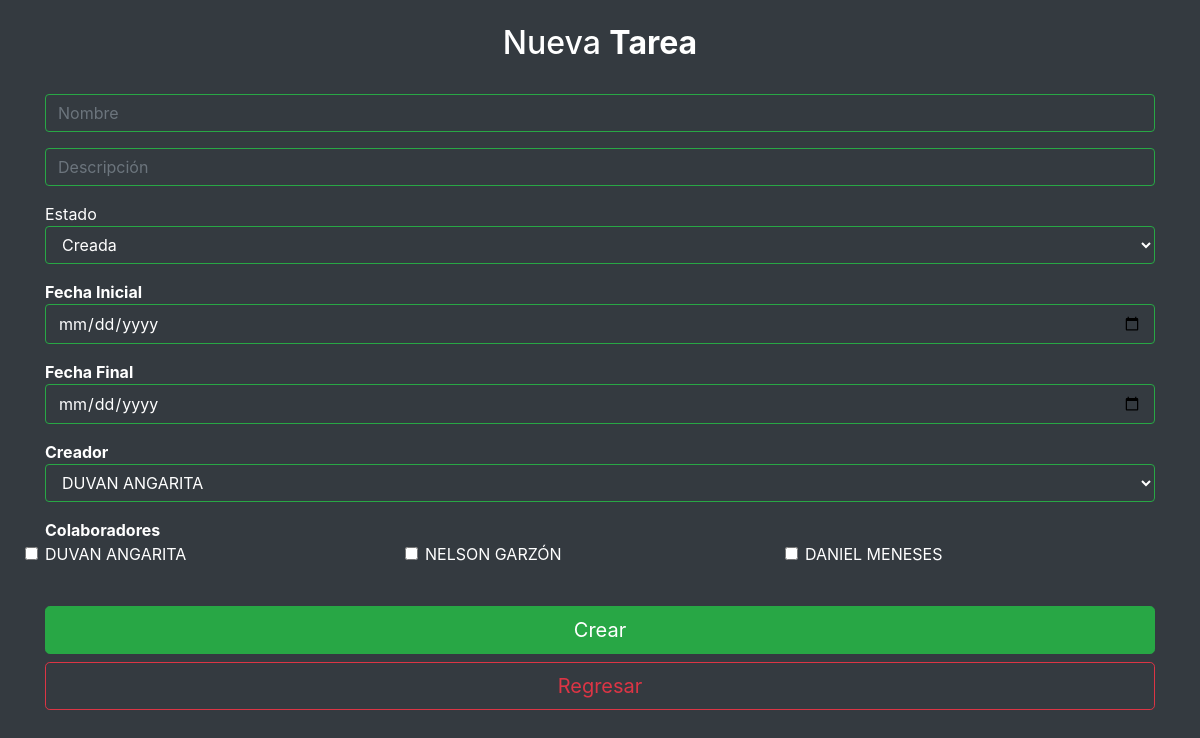
Page /?c=task&a=insert (signed in) on the committed database.
### tables this page shows
CREATE TABLE `person` (
  `id` int(11) NOT NULL,
  `name` varchar(200) NOT NULL,
  `identification` varchar(25) NOT NULL,
  `email` varchar(250) NOT NULL,
  `phone` varchar(20) NOT NULL
);

CREATE TABLE `user` (
  `username` varchar(25) NOT NULL,
  `password` varchar(100) NOT NULL,
  `person_id` int(11) NOT NULL
);

### controllers/task.controller.php (called while the page is built, shortened)
<?php
require_once './models/person_model.php';
class TaskController
{
    private $modelPersona;
    public function __construct()
    {
       $this->modelPersona = new person_model();
    }
    public function insert()
    {
        $people = $this->modelPersona->list();
        $users = $this->modelPersona->list_person_user();
        require_once "./views/layout/header.php";
        require_once "./views/task/insert.php";
        require_once "./views/layout/footer.php";
    }
}
?>

### config/Connection.php (called while the page is built, shortened)
<?php
class Connection
{
    private $Connection;
    public function __construct()
    {
        $this->Server = "localhost";
        $this->User = "root";
        $this->Password = "";
        $this->Database = "taskmanager";
        $this->Connection = new mysqli($this->Server, $this->User, $this->Password, $this->Database);
    }
    public function ExecSelect($sql)
    {
        try
        {
            $container = $this->Connection->Query($sql);
            return $container->fetch_all();
        }
        catch (\Throwable $th)
        {
            return null;
        }
    }
}
?>

### models/person_model.php (called while the page is built, shortened)
<?php
class person_model
{
    public $db;
    function __construct()
    {
        $this->db = new Connection();
    }
    public function list()
    {
        $sql = "SELECT p.id, p.name, p.identification, p.email, p.phone, u.username FROM person p LEFT JOIN user u ON u.person_id = p.id";
        return $this->db->ExecSelect($sql);
    }
    public function list_person_user()
    {
        $sql = "SELECT p.id,p.name from user u, person p where p.id = u.person_id ";
        return $this->db->ExecSelect($sql);
    }
}
?>

### views/task/insert.php (the view, shortened to what this page needs)
<div class="row">
    <div class="col-md-12">
        <br>
        <div class="col-sm-12 text-center"><h2 class="text-white">Nueva <b>Tarea</b></h2></div>
        <br>
        <form action="?c=task&a=create" method="POST">
            <div class="form-group">
                <input type="text" name="name" id="name" class='form-control border border-success bg-dark text-white' maxlength="200" required placeholder="Nombre">
            </div>
            <div class="form-group">
                <input type="text" name="description" id="description" class='form-control border border-success bg-dark text-white' maxlength="25" required placeholder="Descripción">
            </div>
            <div class="form-group">
                Estado
                    <select name="state" id="state" class="form-control border border-success bg-dark text-white">
                    <option value="1" selected>Creada</option>
                </select>
            </div>
            <div class="form-group">
                <b> Fecha Inicial</b>
                <input type="date" name="initDate" id="initDate" class='form-control border border-success bg-dark text-white' maxlength="250" required placeholder="Fecha Inicial">
            </div>
            <div class="form-group">
                <b> Fecha Final</b>
                <input type="date" name="finishDate" id="finishDate" class='form-control border border-success bg-dark text-white' maxlength="250" required placeholder="Fecha Final">
            </div>
            <div class="form-group">
                <b>Creador</b>
                <select name="creator" id="creator" class="form-control border border-success bg-dark text-white">
                    <option value="<?= unserialize($_SESSION['person'])[0][0] ?>" selected><?= strtoupper(unserialize($_SESSION['person'])[0][1])?></option>
                </select>
            </div>
            <div class="form-group">
                    <b>Colaboradores</b><br>
                    <div class="row">
                        <?php foreach ($people as $person) : ?>
                            <div class="col-md-4">
                                <input type="checkbox" value="<?= $person[0]?>" name="coworkers[]" class="form-check-input" ><?= strtoupper($person[1])?></input>
                            </div>
                        <?php endforeach; ?>
                    </div>
            </div>
            <br>
            <button type="submit" class="btn btn-lg btn-block btn-success">Crear</button>
            <a href='?c=task' class='btn btn-outline-danger btn-lg btn-block'>Regresar</a>
        </form>
    </div>
</div>

### rows in the picture
person: creator "DUVAN ANGARITA"
user: person.name "DUVAN ANGARITA"
person: name "NELSON GARZÓN"
person: name "DANIEL MENESES"
